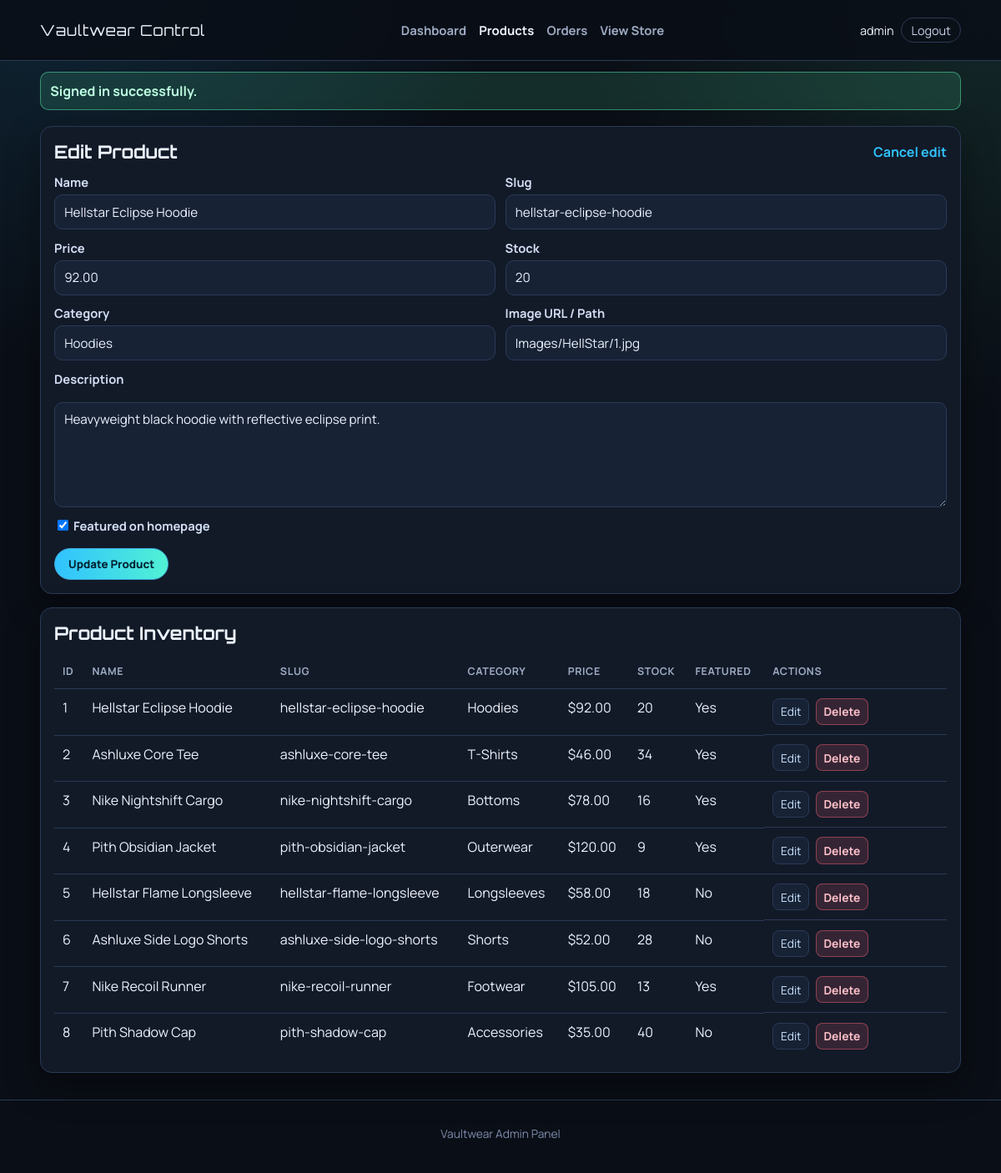
/admin/products.php?edit=1 (signed in), run on the app's committed database.
### tables this page shows
CREATE TABLE IF NOT EXISTS `products` (
    `id` INT UNSIGNED NOT NULL AUTO_INCREMENT,
    `name` VARCHAR(150) NOT NULL,
    `slug` VARCHAR(170) NOT NULL UNIQUE,
    `description` TEXT NULL,
    `price` DECIMAL(10,2) NOT NULL,
    `image_url` VARCHAR(255) NULL,
    `category` VARCHAR(80) NULL,
    `stock` INT UNSIGNED NOT NULL DEFAULT 0,
    `is_featured` TINYINT(1) NOT NULL DEFAULT 0,
    `created_at` TIMESTAMP NOT NULL DEFAULT CURRENT_TIMESTAMP,
    `updated_at` TIMESTAMP NOT NULL DEFAULT CURRENT_TIMESTAMP ON UPDATE CURRENT_TIMESTAMP,
    PRIMARY KEY (`id`),
    INDEX `idx_products_featured` (`is_featured`),
    INDEX `idx_products_category` (`category`)
);

### includes/functions.php (called while the page is built, shortened)
<?php
function e(mixed $value): string
{
    return htmlspecialchars((string) $value, ENT_QUOTES, "UTF-8");
}
function app_url(string $path = ""): string
{
    $base = APP_URL;
    $path = ltrim($path, "/");
    return ($base === "" ? "" : $base . "/") . $path;
}
function money(float $amount): string
{
    return "$" . number_format($amount, 2);
}

### admin/products.php (the view, shortened to what this page needs)
<?php
$pdo = db();
$form = [
    "id" => 0,
    "name" => "",
    "slug" => "",
    "description" => "",
    "price" => "",
    "image_url" => "",
    "category" => "",
    "stock" => "0",
    "is_featured" => 0,
];
$isEditing = false;
$editId = (int) ($_GET["edit"] ?? 0);
if ($editId > 0 && $_SERVER["REQUEST_METHOD"] !== "POST") {
    $editStatement = $pdo->prepare(
        "SELECT id, name, slug, description, price, image_url, category, stock, is_featured
         FROM products
         WHERE id = :id
         LIMIT 1"
    );
    $editStatement->execute([":id" => $editId]);
    $editProduct = $editStatement->fetch();
    $form = [
        "id" => (int) $editProduct["id"],
        "name" => (string) $editProduct["name"],
        "slug" => (string) $editProduct["slug"],
        "description" => (string) $editProduct["description"],
        "price" => (string) $editProduct["price"],
        "image_url" => (string) $editProduct["image_url"],
        "category" => (string) $editProduct["category"],
        "stock" => (string) $editProduct["stock"],
        "is_featured" => (int) $editProduct["is_featured"],
    ];
    $isEditing = true;
}
$productsStatement = $pdo->query(
    "SELECT id, name, slug, category, price, stock, is_featured, created_at
     FROM products
     ORDER BY created_at DESC"
);
$products = $productsStatement->fetchAll();
include __DIR__ . "/includes/header.php";
?>
<section class="admin-panel">
    <div class="admin-panel-head">
        <h1><?= $isEditing ? "Edit Product" : "Create Product"; ?></h1>
        <?php if ($isEditing): ?>
            <a href="<?= e(app_url("admin/products.php")); ?>">Cancel edit</a>
        <?php endif; ?>
    </div>
    <form method="post" action="<?= e(app_url("admin/products.php")); ?>" class="admin-form">
        <div class="form-grid">
            <div>
                <label for="name">Name</label>
                <input id="name" name="name" value="<?= e($form["name"]); ?>" required>
            </div>
            <div>
                <label for="slug">Slug</label>
                <input id="slug" name="slug" value="<?= e($form["slug"]); ?>" placeholder="auto-generated-if-empty">
            </div>
            <div>
                <label for="price">Price</label>
                <input id="price" name="price" type="number" min="0.01" step="0.01" value="<?= e($form["price"]); ?>" required>
            </div>
            <div>
                <label for="stock">Stock</label>
                <input id="stock" name="stock" type="number" min="0" step="1" value="<?= e($form["stock"]); ?>" required>
            </div>
            <div>
                <label for="category">Category</label>
                <input id="category" name="category" value="<?= e($form["category"]); ?>">
            </div>
            <div>
                <label for="image_url">Image URL / Path</label>
                <input id="image_url" name="image_url" value="<?= e($form["image_url"]); ?>" placeholder="https://... or Images/...">
            </div>
        </div>
        <label for="description">Description</label>
        <textarea id="description" name="description" rows="5"><?= e($form["description"]); ?></textarea>
        <label class="checkbox-row">
            <input type="checkbox" name="is_featured" value="1" <?= (int) $form["is_featured"] === 1 ? "checked" : ""; ?>>
            Featured on homepage
        </label>
        <button type="submit"><?= $isEditing ? "Update Product" : "Create Product"; ?></button>
    </form>
</section>
<section class="admin-panel">
    <div class="admin-panel-head">
        <h2>Product Inventory</h2>
    </div>
    <?php if ($products === []): ?>
        <p class="admin-empty">No products available.</p>
    <?php else: ?>
        <div class="table-wrap">
            <table class="admin-table">
                <thead>
                    <tr>
                        <th>ID</th>
                        <th>Name</th>
                        <th>Slug</th>
                        <th>Category</th>
                        <th>Price</th>
                        <th>Stock</th>
                        <th>Featured</th>
                        <th>Actions</th>
                    </tr>
                </thead>
                <tbody>
                    <?php foreach ($products as $product): ?>
                        <tr>
                            <td><?= e((string) $product["id"]); ?></td>
                            <td><?= e($product["name"]); ?></td>
                            <td><?= e($product["slug"]); ?></td>
                            <td><?= e($product["category"]); ?></td>
                            <td><?= e(money((float) $product["price"])); ?></td>
                            <td><?= e((string) $product["stock"]); ?></td>
                            <td><?= (int) $product["is_featured"] === 1 ? "Yes" : "No"; ?></td>
                            <td class="table-actions">
                                <a href="<?= e(app_url("admin/products.php?edit=" . (int) $product["id"])); ?>">Edit</a>
                                <form method="post" action="<?= e(app_url("admin/products.php")); ?>" onsubmit="return confirm('Delete this product?');">
                                    <button type="submit" class="danger-btn">Delete</button>
                                </form>
                            </td>
                        </tr>
                    <?php endforeach; ?>
                </tbody>
            </table>
        </div>
    <?php endif; ?>
</section>
<?php include __DIR__ . "/includes/footer.php"; ?>

### admin/admin.css (style rules this page uses)
:root { --bg: #0a0e16; --panel: #121a28; --panel-soft: #172235; --line: #2b3a56; --text: #edf3ff; --muted: #9eabc3; --accent: #30c2ff; --accent-2: #5effb7; --danger: #ff657b; --radius: 14px; --shadow: 0 16px 40px rgba(0, 0, 0, 0.38); }
* { box-sizing: border-box; }
body { margin: 0; font-family: "Manrope", sans-serif; color: var(--text); background: radial-gradient(circle at 5% -10%, rgba(48, 194, 255, 0.16), transparent 30%), radial-gradient(circle at 100% 0, rgba(94, 255, 183, 0.11), transparent 27%), var(--bg); min-height: 100vh; }
a { color: inherit; text-decoration: none; }
.admin-panel { border: 1px solid var(--line); border-radius: var(--radius); background: var(--panel); padding: 1rem; box-shadow: var(--shadow); }
.admin-panel-head { display: flex; align-items: center; justify-content: space-between; gap: 1rem; margin-bottom: 0.8rem; }
.admin-panel-head h1, .admin-panel-head h2 { margin: 0; font-family: "Orbitron", sans-serif; font-size: clamp(1rem, 2.6vw, 1.35rem); }
.admin-panel-head a { color: var(--accent); font-weight: 700; }
.table-wrap { width: 100%; overflow-x: auto; }
.admin-table { width: 100%; border-collapse: collapse; }
.admin-table th, .admin-table td { border-bottom: 1px solid var(--line); text-align: left; padding: 0.7rem 0.62rem; vertical-align: top; }
.admin-table th { color: var(--muted); font-size: 0.78rem; text-transform: uppercase; letter-spacing: 0.6px; }
.admin-table tr:last-child td { border-bottom: none; }
.table-actions { min-width: 205px; display: flex; gap: 0.45rem; align-items: center; flex-wrap: wrap; }
.table-actions form { display: inline-flex; gap: 0.4rem; align-items: center; }
.table-actions a, .table-actions button, .table-actions select { border: 1px solid var(--line); border-radius: 8px; background: var(--panel-soft); color: var(--text); font-family: inherit; font-size: 0.86rem; padding: 0.35rem 0.55rem; }
.table-actions a { display: inline-block; color: #cae4ff; }
.table-actions button { cursor: pointer; font-weight: 700; }
.danger-btn { border-color: rgba(255, 101, 123, 0.45) !important; color: #ffc1ca !important; background: rgba(255, 101, 123, 0.15) !important; }
.admin-form { display: grid; gap: 0.75rem; }
.form-grid { display: grid; grid-template-columns: repeat(2, minmax(0, 1fr)); gap: 0.7rem; }
.admin-form label { display: block; margin-bottom: 0.32rem; font-size: 0.92rem; color: #d3def4; font-weight: 700; }
.admin-form input, .admin-form textarea { width: 100%; border: 1px solid var(--line); border-radius: 10px; background: var(--panel-soft); color: var(--text); padding: 0.6rem 0.7rem; font-family: inherit; font-size: 0.95rem; }
.checkbox-row { display: inline-flex; gap: 0.5rem; align-items: center; color: #c7d1e4; }
.checkbox-row input { width: auto; }
.admin-form button { width: fit-content; border: 1px solid #3fa8d9; border-radius: 999px; background: linear-gradient(90deg, #30c2ff, #51f1d5); color: #032433; font-weight: 800; font-family: inherit; padding: 0.58rem 1rem; cursor: pointer; }

### data on the page
products: name "Hellstar Eclipse Hoodie", slug "hellstar-eclipse-hoodie", price "92.00", stock "20", category "Hoodies", image_url "Images/HellStar/1.jpg", description "Heavyweight black hoodie with reflective eclipse print.", is_featured "☑", id "1", price "$92.00", shows "Yes"
products: id "2", name "Ashluxe Core Tee", slug "ashluxe-core-tee", category "T-Shirts", price "$46.00", stock "34", is_featured "Yes"
products: id "3", name "Nike Nightshift Cargo", slug "nike-nightshift-cargo", category "Bottoms", price "$78.00", stock "16", is_featured "Yes"
products: id "4", name "Pith Obsidian Jacket", slug "pith-obsidian-jacket", category "Outerwear", price "$120.00", stock "9", is_featured "Yes"
products: id "5", name "Hellstar Flame Longsleeve", slug "hellstar-flame-longsleeve", category "Longsleeves", price "$58.00", stock "18", is_featured "No"
products: id "6", name "Ashluxe Side Logo Shorts", slug "ashluxe-side-logo-shorts", category "Shorts", price "$52.00", stock "28", is_featured "No"
products: id "7", name "Nike Recoil Runner", slug "nike-recoil-runner", category "Footwear", price "$105.00", stock "13", is_featured "Yes"
products: id "8", name "Pith Shadow Cap", slug "pith-shadow-cap", category "Accessories", price "$35.00", stock "40", is_featured "No"

### other printed values
admin_display_name() "admin"
$flashSuccess "Signed in successfully."
